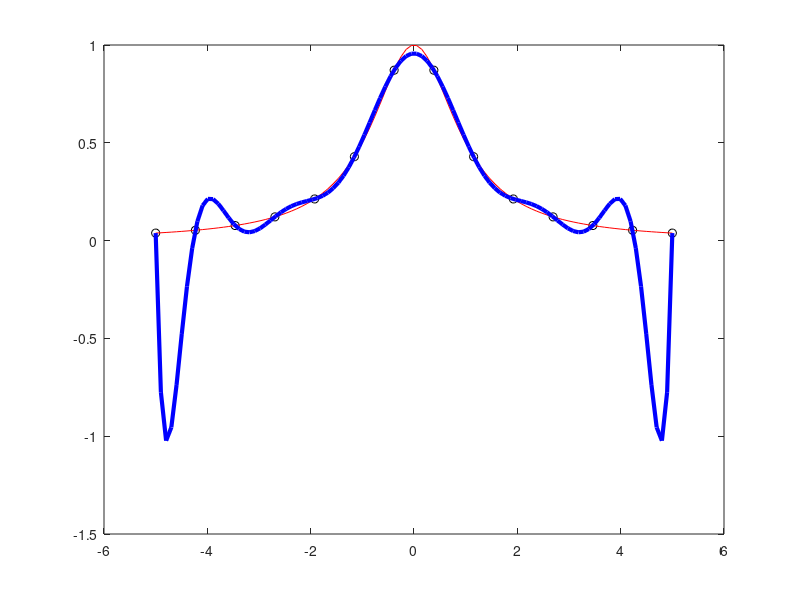

Here is the MATLAB script that generated this plot:
a= -5;
b=5;

%f=(variabili) espres della funz
f=@(x) 1./(1+x.^2);

for n=5:4:13

x=linspace(a,b,n+1);
y=f(x);

c=polyfit(x,y,n);

z=linspace(a,b);
p=polyval(c,z);

fz=f(z);

plot(x,y,'ko',z,fz,'r',z,p,'b','LineWidth',3)
err=max(abs(f(z)-p))
pause
end

